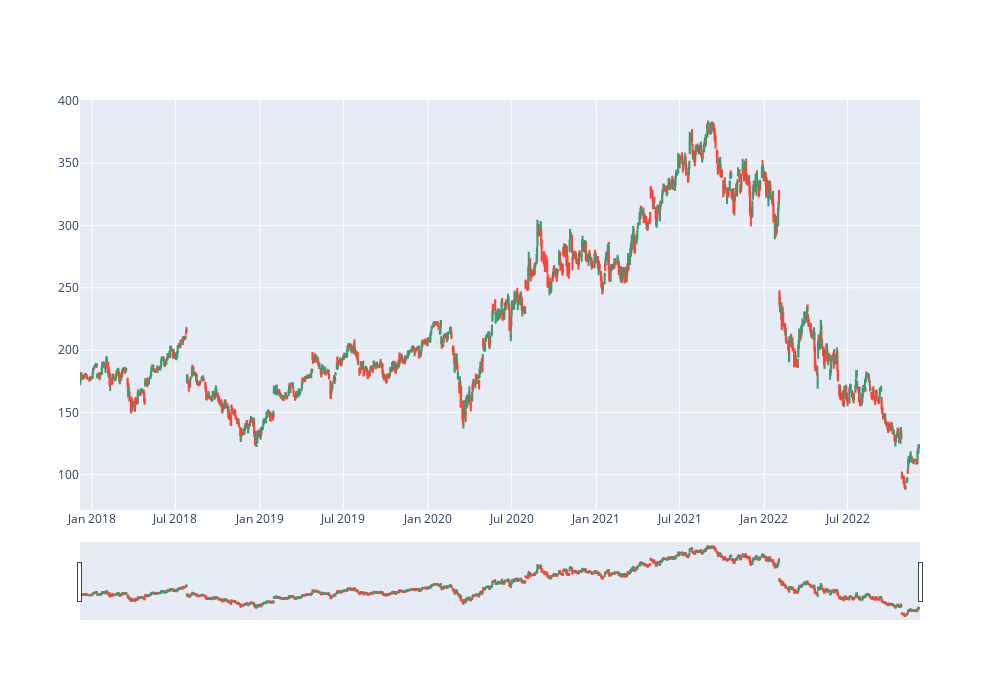

Write notebook code for a chart like this one.
### Code cell
import plotly.express as px

fig = go.Figure(data=[go.Candlestick(x=df['date'],
                open=df['open'], high=df['high'],
                low=df['low'], close=df['close'])
                      
                     ])

fig.update_layout(
    autosize=False,
    width=1000,
    height= 700,
)

fig.show()

### Figure 1 — Plotly figure (JSON) as saved in the notebook; plotly's stock layout.template omitted (floating-point values rounded to 4 significant figures; data arrays with more than 128 entries replaced by an {"elided": "..."} marker saying what was removed)
{"data": [{"close": {"elided": "1258 float values"}, "high": {"elided": "1258 float values"}, "low": {"elided": "1258 float values"}, "open": {"elided": "1258 float values"}, "type": "candlestick", "x": {"elided": "1258 str values"}}], "layout": {"autosize": false, "height": 700, "width": 1000, "xaxis": {"autorange": true, "range": ["2017-12-05 12:00", "2022-12-05 12:00"], "rangeslider": {"autorange": true, "range": ["2017-12-05 12:00", "2022-12-05 12:00"], "yaxis": {"_template": null, "rangemode": "match"}}, "type": "date"}, "yaxis": {"autorange": true, "range": [71.63, 400.8]}}}
